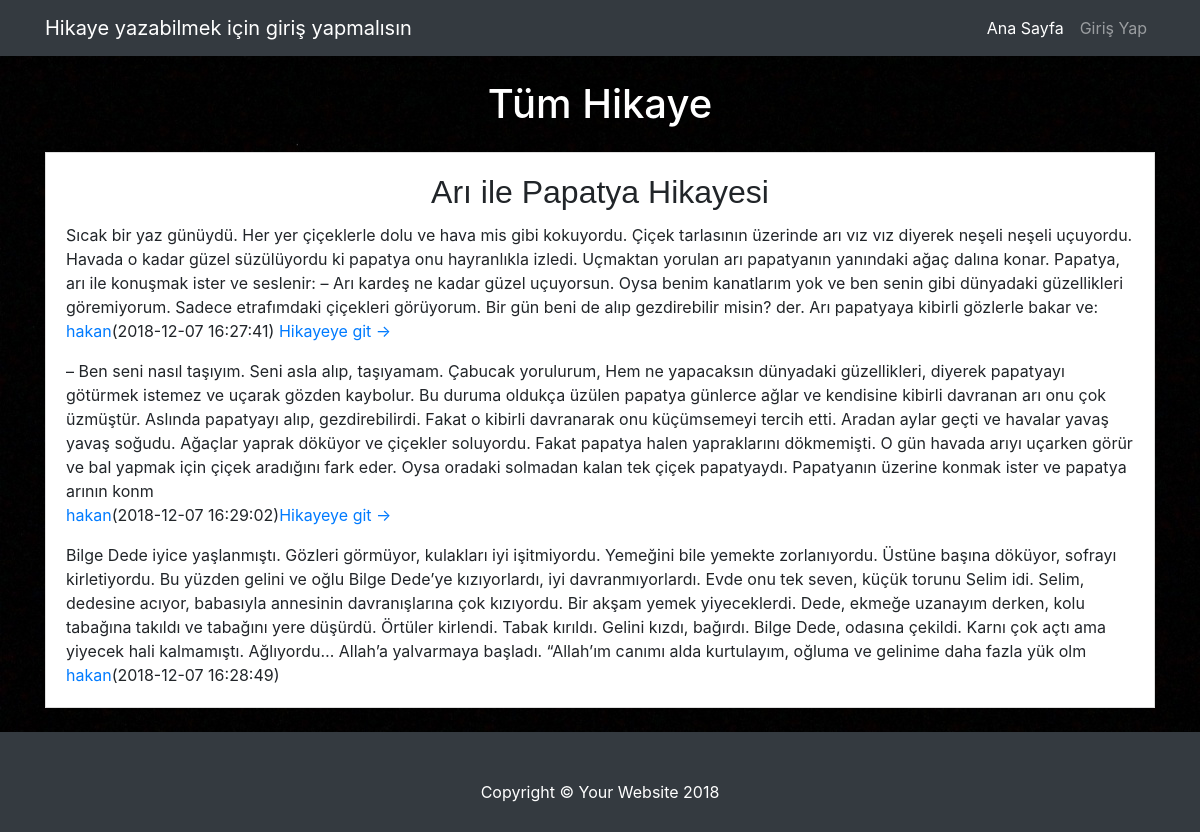
/hikayeoku.php?hikaye_id=6&seviye=2&id=10, run on the app's committed database.
### tables this page shows
CREATE TABLE `anahikaye` (
  `hikaye_id` int(100) NOT NULL AUTO_INCREMENT,
  `hikaye_baslik` varchar(200) NOT NULL,
  `hikaye_metin` varchar(700) NOT NULL,
  `hikaye_devambir` int(50) DEFAULT NULL,
  `hikaye_devamiki` int(50) DEFAULT NULL,
  `hikaye_devamuc` int(50) DEFAULT NULL,
  `hikaye_tarih` timestamp NOT NULL DEFAULT CURRENT_TIMESTAMP,
  `hikaye_seviye` int(10) NOT NULL DEFAULT '0',
  `hikaye_begeni` int(100) NOT NULL DEFAULT '0',
  `kullanici_id` int(100) NOT NULL,
  PRIMARY KEY (`hikaye_id`),
  KEY `kullanici_id` (`kullanici_id`),
  KEY `hikaye_devambir` (`hikaye_devambir`),
  KEY `hikaye_devamiki` (`hikaye_devamiki`),
  KEY `hikaye_devamuc` (`hikaye_devamuc`),
  CONSTRAINT `anahikaye_ibfk_2` FOREIGN KEY (`kullanici_id`) REFERENCES `kullanici` (`kullanici_id`) ON DELETE CASCADE ON UPDATE CASCADE,
  CONSTRAINT `anahikaye_ibfk_5` FOREIGN KEY (`hikaye_devambir`) REFERENCES `alternatifbir` (`alterbir_id`) ON DELETE SET NULL,
  CONSTRAINT `anahikaye_ibfk_6` FOREIGN KEY (`hikaye_devamiki`) REFERENCES `alternatifbir` (`alterbir_id`) ON DELETE SET NULL,
  CONSTRAINT `anahikaye_ibfk_7` FOREIGN KEY (`hikaye_devamuc`) REFERENCES `alternatifbir` (`alterbir_id`) ON DELETE SET NULL
);

CREATE TABLE `kullanici` (
  `kullanici_id` int(100) NOT NULL AUTO_INCREMENT,
  `kullanici_adi` varchar(25) NOT NULL,
  `kullanici_sifre` varchar(50) NOT NULL,
  PRIMARY KEY (`kullanici_id`)
);

CREATE TABLE `alternatifbir` (
  `alterbir_id` int(50) NOT NULL AUTO_INCREMENT,
  `alterbir_metin` varchar(700) NOT NULL,
  `alterbir_devambir` int(50) DEFAULT NULL,
  `alterbir_devamiki` int(50) DEFAULT NULL,
  `alterbir_devamuc` int(50) DEFAULT NULL,
  `alterbir_parentid` int(100) NOT NULL,
  `alterbir_tarih` timestamp NOT NULL DEFAULT CURRENT_TIMESTAMP ON UPDATE CURRENT_TIMESTAMP,
  `alterbir_seviye` int(100) NOT NULL DEFAULT '1',
  `alterbir_begeni` int(100) NOT NULL DEFAULT '0',
  `kullanici_id` int(100) NOT NULL,
  PRIMARY KEY (`alterbir_id`),
  KEY `kullanici_id` (`kullanici_id`),
  KEY `alterbir_parentid` (`alterbir_parentid`),
  KEY `alterbir_devambir` (`alterbir_devambir`),
  KEY `alterbir_devamiki` (`alterbir_devamiki`),
  KEY `alterbir_devamuc` (`alterbir_devamuc`),
  CONSTRAINT `alternatifbir_ibfk_3` FOREIGN KEY (`kullanici_id`) REFERENCES `kullanici` (`kullanici_id`) ON DELETE CASCADE ON UPDATE CASCADE,
  CONSTRAINT `alternatifbir_ibfk_4` FOREIGN KEY (`alterbir_parentid`) REFERENCES `anahikaye` (`hikaye_id`) ON DELETE CASCADE ON UPDATE CASCADE,
  CONSTRAINT `alternatifbir_ibfk_5` FOREIGN KEY (`alterbir_devambir`) REFERENCES `alternatifiki` (`alteriki_id`) ON DELETE SET NULL,
  CONSTRAINT `alternatifbir_ibfk_8` FOREIGN KEY (`alterbir_devamiki`) REFERENCES `alternatifiki` (`alteriki_id`) ON DELETE SET NULL,
  CONSTRAINT `alternatifbir_ibfk_9` FOREIGN KEY (`alterbir_devamuc`) REFERENCES `alternatifiki` (`alteriki_id`) ON DELETE SET NULL
);

CREATE TABLE `alternatifiki` (
  `alteriki_id` int(20) NOT NULL AUTO_INCREMENT,
  `alteriki_metin` varchar(700) NOT NULL,
  `alteriki_tarih` timestamp NOT NULL DEFAULT CURRENT_TIMESTAMP,
  `alteriki_parentid` int(10) NOT NULL,
  `alteriki_seviye` int(10) NOT NULL DEFAULT '2',
  `alteriki_begeni` int(100) NOT NULL DEFAULT '0',
  `kullanici_id` int(100) NOT NULL,
  PRIMARY KEY (`alteriki_id`),
  KEY `alteriki_parentid` (`alteriki_parentid`),
  KEY `kullanici_id` (`kullanici_id`),
  CONSTRAINT `alternatifiki_ibfk_3` FOREIGN KEY (`alteriki_parentid`) REFERENCES `alternatifbir` (`alterbir_id`) ON DELETE CASCADE ON UPDATE CASCADE,
  CONSTRAINT `alternatifiki_ibfk_4` FOREIGN KEY (`kullanici_id`) REFERENCES `kullanici` (`kullanici_id`) ON DELETE CASCADE ON UPDATE CASCADE
);

### hikayeoku.php (the view, shortened to what this page needs)
<?php
include 'init.php';
$birincialternatif = $connection->prepare("SELECT *
  from alternatifbir
  natural JOIN kullanici
  where alternatifbir.alterbir_id=:hikaye_id and alternatifbir.kullanici_id=kullanici.kullanici_id");
  $birincialternatif->execute(array('hikaye_id'=>$_GET['id']));
  $birincialternatif = $birincialternatif->fetch(PDO::FETCH_OBJ);
  $anahikayeid = $birincialternatif->alterbir_parentid;
  $anahikaye = $connection->prepare("SELECT *
    from anahikaye
    natural JOIN kullanici
    where anahikaye.hikaye_id=$anahikayeid and anahikaye.kullanici_id=kullanici.kullanici_id");
    $anahikaye->execute();
    $anahikaye = $anahikaye->fetch(PDO::FETCH_OBJ);
    $tiklananhikaye = $connection->prepare("SELECT *
      from alternatifiki
      natural JOIN kullanici
      where alternatifiki.alteriki_id=:hikaye_id and alternatifiki.kullanici_id=kullanici.kullanici_id");
      $tiklananhikaye->execute(array('hikaye_id'=>$_GET['hikaye_id']));
      $tiklananhikaye = $tiklananhikaye->fetch(PDO::FETCH_OBJ);
      include 'wiew/header.php';
      ?>
      <div class="container">
        <div class="row">
          <div class="col-md-12">
            <h1 class="my-4">Tüm Hikaye
            </h1>
            <div class="card mb-4">
              <div class="card-body">
                <h2 align="center"class="card-title"><?php echo $anahikaye->hikaye_baslik ?></h2>
                <p class="card-text"><?php echo $anahikaye->hikaye_metin ?> <br> <a href="profil.php?kullanici=<?php echo $anahikaye->kullanici_adi  ?>"><?php echo $anahikaye->kullanici_adi ?></a>(<?php echo $anahikaye->hikaye_tarih ?>)
                  <a href="altergör.php?hikaye_id=<?php echo $anahikaye->hikaye_id ?>&seviye=<?php echo $anahikaye->hikaye_seviye ?>">Hikayeye git &rarr;</a></p>
                  <p class="card-text"><?php echo $birincialternatif->alterbir_metin ?> <br> <a href="profil.php?kullanici=<?php echo $birincialternatif->kullanici_adi  ?>"><?php echo $birincialternatif->kullanici_adi ?></a>(<?php echo $birincialternatif->alterbir_tarih ?>)<a href="altergör.php?hikaye_id=<?php echo $birincialternatif->alterbir_id ?>&seviye=<?php echo $birincialternatif->alterbir_seviye ?>&id=<?php echo $birincialternatif->alterbir_parentid ?>">Hikayeye git &rarr;</a></p>
                  <p class="card-text"><?php echo $tiklananhikaye->alteriki_metin ?> <br> <a href="profil.php?kullanici=<?php echo $tiklananhikaye->kullanici_adi  ?>"><?php echo $tiklananhikaye->kullanici_adi ?></a>(<?php echo $tiklananhikaye->alteriki_tarih ?>)</p>
                </div>
              </div>
            </div>
          </div>
        </div>
        <footer class="py-5 bg-dark">
          <div class="container">
            <p class="m-0 text-center text-white">Copyright &copy; Your Website 2018</p>
          </div>
        </footer>
      </body>
      </html>

### css/blog-home.css (style rules this page uses)
body { padding-top: 54px; }
@media (min-width: 992px) { body { padding-top: 56px; } }

### style.css (style rules this page uses)
.card { border-radius: 0px; }
body { background-image: url("background.jpg"); }
.card-title { font-family: sans-serif; }
.my-4 { color: white; text-align: center; }
.py-5.bg-dark { position: absolute; left: 0; height: 100px; width: 100%; }

### data on the page
anahikaye: hikaye_baslik "Arı ile Papatya Hikayesi", hikaye_metin "Sıcak bir yaz günüydü. Her yer çiçeklerle dolu ve hava mis gibi kokuyordu. Çiçek tarlasının üzerinde arı vız vız diyerek neşeli neşeli uçuyordu. Havada o kadar güzel süzülüyordu ki papatya onu hayranlıkla izledi. Uçmaktan yorulan arı papatyanın yanındaki ağaç dalına konar. Papatya, arı ile konuşmak ister ve seslenir: – Arı kardeş ne kadar güzel uçuyorsun. Oysa benim kanatlarım yok ve ben senin gibi dünyadaki güzellikleri göremiyorum. Sadece etrafımdaki çiçekleri görüyorum. Bir gün beni de alıp gezdirebilir misin? der. Arı papatyaya kibirli gözlerle bakar ve:", kullanici.kullanici_adi "hakan", hikaye_tarih "2018-12-07 16:27:41"
alternatifbir: alterbir_metin "– Ben seni nasıl taşıyım. Seni asla alıp, taşıyamam. Çabucak yorulurum, Hem ne yapacaksın dünyadaki güzellikleri, diyerek papatyayı götürmek istemez ve uçarak gözden kaybolur. Bu duruma oldukça üzülen papatya günlerce ağlar ve kendisine kibirli davranan arı onu çok üzmüştür. Aslında papatyayı alıp, gezdirebilirdi. Fakat o kibirli davranarak onu küçümsemeyi tercih etti. Aradan aylar geçti ve havalar yavaş yavaş soğudu. Ağaçlar yaprak döküyor ve çiçekler soluyordu. Fakat papatya halen yapraklarını dökmemişti. O gün havada arıyı uçarken görür ve bal yapmak için çiçek aradığını fark eder. Oysa oradaki solmadan kalan tek çiçek papatyaydı. Papatyanın üzerine konmak ister ve papatya arının konm", kullanici.kullanici_adi "hakan", alterbir_tarih "2018-12-07 16:29:02"
alternatifiki: alteriki_metin "Bilge Dede iyice yaşlanmıştı. Gözleri görmüyor, kulakları iyi işitmiyordu. Yemeğini bile yemekte zorlanıyordu. Üstüne başına döküyor, sofrayı kirletiyordu. Bu yüzden gelini ve oğlu Bilge Dede’ye kızıyorlardı, iyi davranmıyorlardı. Evde onu tek seven, küçük torunu Selim idi. Selim, dedesine acıyor, babasıyla annesinin davranışlarına çok kızıyordu. Bir akşam yemek yiyeceklerdi. Dede, ekmeğe uzanayım derken, kolu tabağına takıldı ve tabağını yere düşürdü. Örtüler kirlendi. Tabak kırıldı. Gelini kızdı, bağırdı. Bilge Dede, odasına çekildi. Karnı çok açtı ama yiyecek hali kalmamıştı. Ağlıyordu… Allah’a yalvarmaya başladı. “Allah’ım canımı alda kurtulayım, oğluma ve gelinime daha fazla yük olm", kullanici.kullanici_adi "hakan", alteriki_tarih "2018-12-07 16:28:49"
